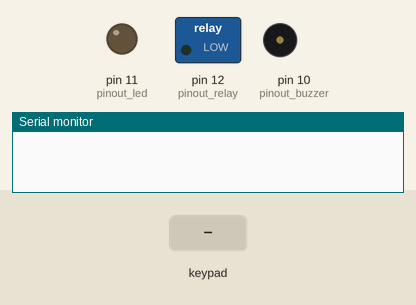
This sketch was run on a simulated Arduino Uno, built with avr-gcc and run on an emulated ATmega328P. Shown: switched loads named in the sketch (green lamp = pin HIGH), output pins drawn as LEDs (lit = HIGH), buzzer (waves = sounding), the last lines printed to the serial monitor. The inputs (shaded band) are chosen by the test bench.

Above: at 1.2 s.
1.3 s: key '*' pressed
At 2.0 s:
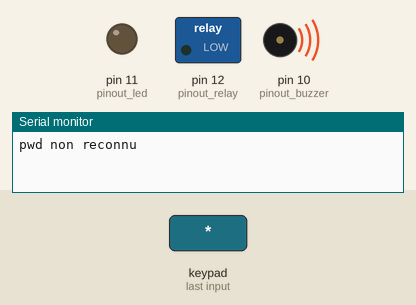
3.7 s: keypad keys 3 7 2 4 * pressed 0.4 s apart
At 6.7 s:
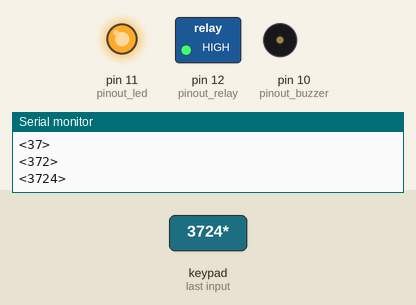
7.2 s: keypad keys 0 0 0 0 * pressed 0.4 s apart
At 9.05 s:
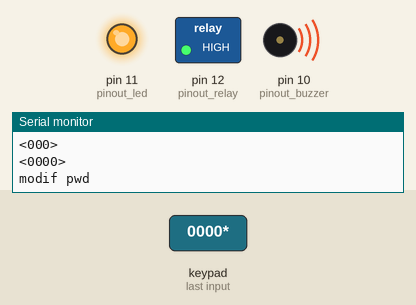
Timing chart, 0 to 17.6 s (numbered marks = the images above; inputs shaded):
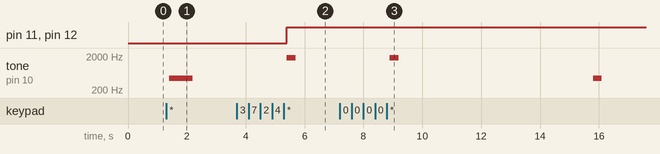

Measured:
- after the input at 1.3 s, tone on pin 10 (pinout_buzzer): silent → 440 Hz after 0.11 s, → silent 0.80 s later
- after the input at 3.7 s, pin 11 (pinout_led), pin 12 (pinout_relay): LOW → HIGH after 1.7 s; tone on pin 10 (pinout_buzzer): silent → 1760 Hz after 1.7 s, → silent 0.30 s later
- after the input at 7.2 s, tone on pin 10 (pinout_buzzer): silent → 1760 Hz after 1.7 s, → silent 0.30 s later, → 440 Hz 6.6 s later, → silent 0.30 s later

The sketch:

module_alarm_keypad.ino
```cpp
#include <Keypad.h>
#include <Metro.h>
#include <SoftwareSerial.h>
#include "chaine.h"

const char pwd_admin_content[] = {'3', '7', '2', '4'};
const char pwd_user_content[]  = {'1', '1', '1', '1'};
const char pwd_menu_content[]  = {'0', '0', '0', '0'};

//relay
const int pinout_relay = 12;
//led
const int pinout_led = 11;
//sound
const int pinout_buzzer = 10;
const int buz_ok_note = 1760;
const int buz_ok_duration = 300;
const int buz_wrong_note = 440;
const int buz_wrong_duration = 800;
const int buz_reset_note = 440;
const int buz_reset_duration = 300;


//keypad
const byte ROWS = 4;
const byte COLS = 3;
char keys[ROWS][COLS] = {
		{'1','2','3'},
		{'4','5','6'},
		{'7','8','9'},
		{'*','0','#'}
};
byte rowPins[ROWS] = {9, 8, 7, 6};
byte colPins[COLS] = {5, 4, 3};
Keypad keypad = Keypad( makeKeymap(keys), rowPins, colPins, ROWS, COLS );

//prog state
typedef enum{ MODIFPWD, NORMAL } progState;
progState stateProgram;
typedef enum{ DEBUT, WAIT_OLD_PWD, WAIT_NEW_PWD_1, WAIT_NEW_PWD_2, NA } modifPwdState;
modifPwdState statePwd;

// tempo inactivite
const int DELAY_INACTIF = 7 * 1000;
Metro delayInactif = Metro(DELAY_INACTIF);

char idle_state = true;
char idle_state_old = true;

bool relayState = false;

chaine4 pwd_admin; 	// never erased, constant
chaine4 pwd_menu; 	// to change user pwd
chaine4 pwd_user;		// user pwd, can be changed
chaine4 pwd_buffer;
chaine4 pwd_buffer2;

void setup(){
	Serial.begin(9600);
	chaine4Init(&pwd_admin);
	chaine4Init(&pwd_user);
	chaine4Init(&pwd_menu);
	chaine4Init(&pwd_buffer);
	chaine4Init(&pwd_buffer2);
	stateProgram = NORMAL;
	if (!chaineSet(&pwd_admin, (char*) pwd_admin_content, 4)) {Serial.println("echec init"); }
	if (!chaineSet(&pwd_user, (char*) pwd_user_content, 4)) {Serial.println("echec init"); }
	if (!chaineSet(&pwd_menu, (char*) pwd_menu_content, 4)) {Serial.println("echec init"); }
	//init output pin
	pinMode(pinout_buzzer, OUTPUT);
	pinMode(pinout_led, OUTPUT);
	pinMode(pinout_relay, OUTPUT);
	relayOFF(); //relay and led OFF
	digitalWrite(pinout_buzzer, LOW);
	idle_state = true;
}

void loop(){
	if (delayInactif.check()) {
		//sound reset si inactivite
		if (idle_state == false){
			if((stateProgram == MODIFPWD) || (pwd_buffer.index > 0) || (pwd_buffer2.index > 0)) {
				sound_reset();
				Serial.println("raz");
			}
		}
		gotoNormalProcess();
		idle_state = true;
	}
	char key = keypad.getKey();
	if (key != NO_KEY){
		idle_state = false;
		delayInactif.reset();
		delay(100);
		switch (key){
			case 'A':
			case 'B':
			case 'C':
			case 'D':
				break;
			case '#':
				// reset pwd
				if (stateProgram == NORMAL) {
					chaineReset(&pwd_buffer);
					sound_reset();
				}
				else { modifyPwd(key); }
				break;
			case '*':
				// check pwd
				if (stateProgram == NORMAL) {
					checkPwd();
					chaineReset(&pwd_buffer);
				}
				else { modifyPwd(key); }
				break;
			default:
				//append to buffer
				if (stateProgram == NORMAL) {
					chaineAppend(key, &pwd_buffer);
					chainePrint(pwd_buffer);
				}
				else { modifyPwd(key); }
			// end of switch
		}
	}
}

void checkPwd(){
	if (chaineCompare(pwd_buffer, pwd_user) || chaineCompare(pwd_buffer, pwd_admin)) {
		sound_ok();
		toggleRelay();
		gotoNormalProcess();
	}
	else if (chaineCompare(pwd_buffer, pwd_menu)) {
		sound_ok();
		stateProgram = MODIFPWD;
		statePwd = DEBUT;
		clearBuffers();
		modifyPwd('0');
	}
	else {
		sound_wrong();
		Serial.println("pwd non reconnu");
		gotoNormalProcess();
	}
}

void modifyPwd(char key) {
	switch (statePwd) {
		case DEBUT:
			Serial.println("modif pwd");
			delay(1000);
			Serial.println("code actuel?");
			statePwd = WAIT_OLD_PWD;
		break;
		case WAIT_OLD_PWD:
			if (key == '*') {
				if (chaineCompare(pwd_buffer, pwd_user)) {
					chaineReset(&pwd_buffer);
					Serial.println("new code ?");
					statePwd = WAIT_NEW_PWD_1;
					sound_ok();
				}
				else {
					Serial.println("echec");
					gotoNormalProcess();
					sound_wrong();
				}
			}
			else if (key == '#') {
				gotoNormalProcess();
				sound_reset();
			}
			else {
				chaineAppend(key, &pwd_buffer);
				chainePrint(pwd_buffer);
			}
			break;
		case WAIT_NEW_PWD_1:
			switch (key) {
				case '#':
					gotoNormalProcess();
					sound_reset();
					break;
				case '*':
					if (pwd_buffer.index == 4) {
						Serial.println("repeat ?");
						statePwd = WAIT_NEW_PWD_2;
						sound_ok();
					}
					else {
						Serial.println("trop court");
						gotoNormalProcess();
						sound_wrong();
					}
					break;
				default:
					chaineAppend(key, &pwd_buffer);
					chainePrint(pwd_buffer);
			}
			break;
		case WAIT_NEW_PWD_2:
			switch (key) {
				case '#':
					gotoNormalProcess();
					sound_reset();
					break;
				case '*':
					if (chaineCompare(pwd_buffer, pwd_buffer2)) {
						Serial.println("OK");
						chaineSet(&pwd_user, pwd_buffer.content, pwd_buffer.max_len);
						gotoNormalProcess();
						sound_ok();
					}
					else {
						Serial.println("echec");
						gotoNormalProcess();
						sound_wrong();
					}
					break;
				default:
					chaineAppend(key, &pwd_buffer2);
					chainePrint(pwd_buffer2);
			}
			break;
	}
}

void gotoNormalProcess() {
	stateProgram = NORMAL;
	clearBuffers();
	delay(100);
}

void clearBuffers() {
	chaineReset(&pwd_buffer);
	chaineReset(&pwd_buffer2);
}

void toggleRelay() {
	if (relayState == false) {
		relayState = true;
		relayON();
	}
	else {
		relayState = false;
		relayOFF();
	}
}

void relayON() {
	digitalWrite(pinout_led, HIGH);
	digitalWrite(pinout_relay, HIGH);
}
void relayOFF() {
	digitalWrite(pinout_led, LOW);
	digitalWrite(pinout_relay, LOW);
}

void sound_reset() {
	tone(pinout_buzzer, buz_reset_note, buz_reset_duration);
}
void sound_wrong() {
	tone(pinout_buzzer, buz_wrong_note, buz_wrong_duration);
}
void sound_ok() {
	tone(pinout_buzzer, buz_ok_note, buz_ok_duration);
}
```

chaine.h
```cpp
#define CHAINE_END '\0'

typedef struct structchaine
{
	char content[5];
	byte max_len;
	byte index;
} chaine4;

void chaine4Init(struct structchaine *machaine) {
	machaine->content[0] = CHAINE_END;
	machaine->index = 0;
	machaine->max_len = 4;
}
boolean chaineSet(struct structchaine *machaine, char value[], byte len) {
	if (len > machaine->max_len) { return (false); }
	char i = 0;
	while ((i < len) && (value[i] != '\0')) {
		machaine->content[i] = value[i];
		i++;
	}
	machaine->content[i] = CHAINE_END;
	machaine->index = i;
	return (true);
}
void chaineReset(struct structchaine *machaine) {
	machaine->content[0] = CHAINE_END;
	machaine->index = 0;
}
void chaineAppend(char key, struct structchaine *machaine) {
	if ((machaine->index) == machaine->max_len) {
		Serial.println("max");
	}
	else {
		machaine->content[machaine->index++] = key;
		machaine->content[machaine->index] = CHAINE_END;
	}
}
void chaineDebug(struct structchaine machaine) {
	char i = 0;
	Serial.print("index : ");
	Serial.println(machaine.index);
	Serial.print("max_len : ");
	Serial.println(machaine.max_len);
	Serial.print("content <");
	while ((machaine.content[i] != CHAINE_END) && (i < machaine.max_len)){
		Serial.print(machaine.content[i]);
		i++;
	}
	Serial.println(">");
}
void chainePrint(struct structchaine machaine) {
	char i = 0;
	Serial.print("<");
	while ((machaine.content[i] != CHAINE_END) && (i < machaine.max_len)){
		Serial.print(machaine.content[i]);
		i++;
	}
	Serial.println(">");
}
void chaineErase(struct structchaine *machaine) {
	char i = 0;
	while (i < machaine->max_len){
		machaine->content[i] = '-';
		i++;
	}
	machaine->content[machaine->max_len] = CHAINE_END;
	machaine->index = machaine->max_len;
}
boolean chaineCompare(struct structchaine chaine1, struct structchaine chaine2) {
	if (strcmp(chaine1.content, chaine2.content) == 0) { return (true); }
	else { return (false); }
}
```
